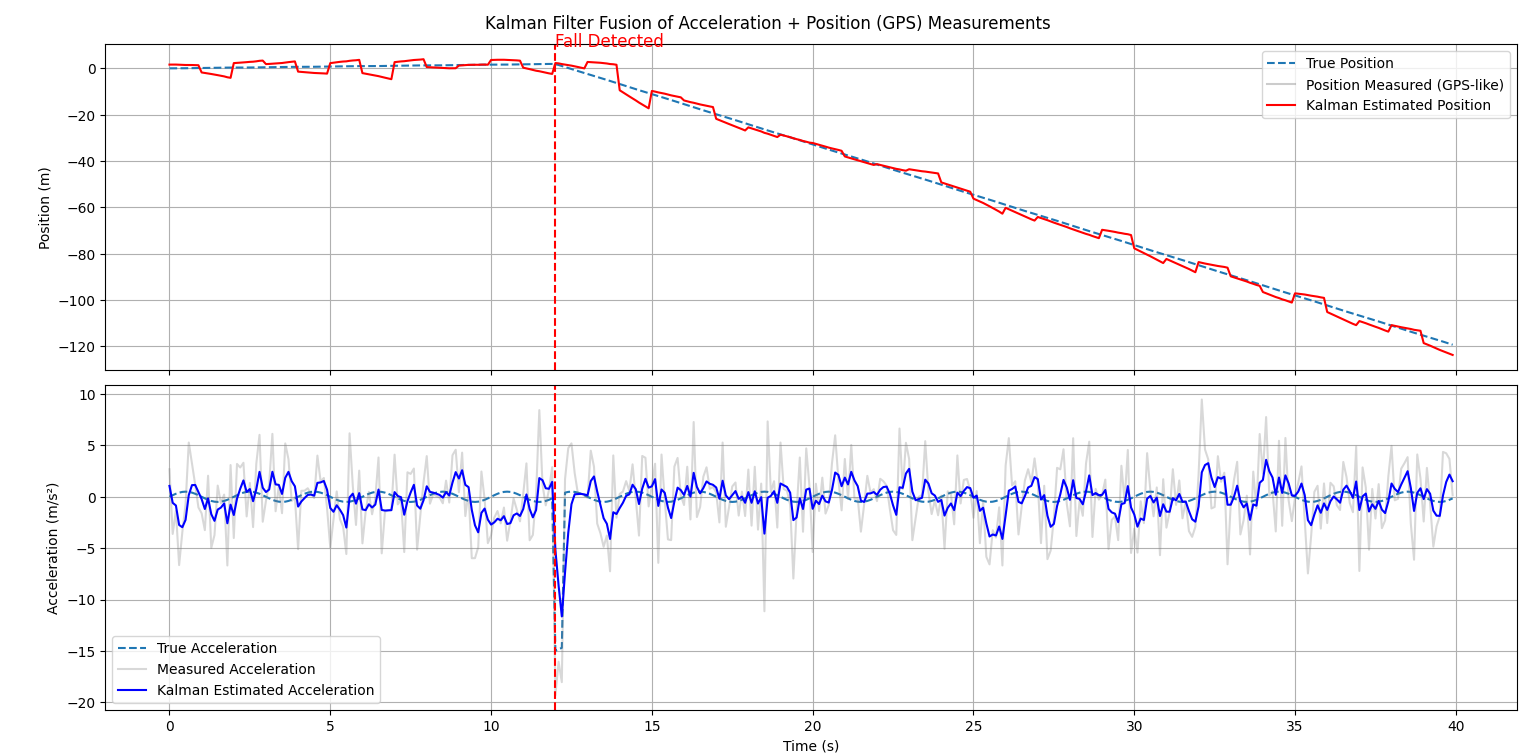

Source code (Python):
import numpy as np
import matplotlib.pyplot as plt

class KalmanFilterPVA:
    """
    Kalman Filter for estimating Position, Velocity, and Acceleration
    using acceleration (frequent) + position (occasional) measurements
    """
    def __init__(self, dt, process_var, meas_var_acc, meas_var_pos):
        self.dt = dt

        # State: [position, velocity, acceleration]
        self.A = np.array([
            [1, dt, 0.5 * dt ** 2],
            [0,  1,        dt],
            [0,  0,         1]
        ])

        self.R = np.eye(3) * process_var       # Process noise covariance
        self.Q_acc = meas_var_acc              # Acceleration measurement noise
        self.Q_pos = meas_var_pos              # Position measurement noise

        self.x = np.zeros((3, 1))              # Initial state
        self.P = np.eye(3)                     # Initial covariance
        self.I = np.eye(3)

    def predict(self):
        self.x = self.A @ self.x
        self.P = self.A @ self.P @ self.A.T + self.R

    def update_accel(self, z):
        C = np.array([[0, 0, 1]])              # Measure acceleration
        S = C @ self.P @ C.T + self.Q_acc
        K = self.P @ C.T @ np.linalg.inv(S)
        y = z - C @ self.x
        self.x = self.x + K @ y
        self.P = (self.I - K @ C) @ self.P

    def update_pos(self, z):
        C = np.array([[1, 0, 0]])              # Measure position
        S = C @ self.P @ C.T + self.Q_pos
        K = self.P @ C.T @ np.linalg.inv(S)
        y = z - C @ self.x
        self.x = self.x + K @ y
        self.P = (self.I - K @ C) @ self.P

    def get_state(self):
        return self.x.flatten()


def simulate_motion(t, fall_time=12, fall_magnitude=-15, noise_acc=3.0, noise_pos=2.0):
    # True motion
    acc_true = 0.5 * np.sin(2 * np.pi * 0.5 * t)
    fall_index = int(fall_time / (t[1] - t[0]))
    acc_true[fall_index:fall_index+3] += fall_magnitude

    vel_true = np.cumsum(acc_true) * (t[1] - t[0])
    pos_true = np.cumsum(vel_true) * (t[1] - t[0])

    acc_meas = acc_true + np.random.normal(0, noise_acc, size=len(t))

    # Simulated position measurements every 10 steps (like GPS at 1 Hz)
    pos_meas = np.full_like(t, np.nan)
    pos_noise = np.random.normal(0, noise_pos, size=len(t))
    for i in range(0, len(t), 10):
        pos_meas[i] = pos_true[i] + pos_noise[i]

    return pos_true, vel_true, acc_true, acc_meas, pos_meas


def main():
    dt = 0.1
    t = np.arange(0, 40, dt)

    # Simulate data
    pos_true, vel_true, acc_true, acc_meas, pos_meas = simulate_motion(
        t, noise_acc=3.0, noise_pos=2.0
    )

    # Kalman filter config
    process_var = 0.3
    meas_var_acc = 2.0     # std dev^2 = 3^2
    meas_var_pos = 0.5     # std dev^2 = 2^2

    kf = KalmanFilterPVA(dt, process_var, meas_var_acc, meas_var_pos)

    pos_kf, vel_kf, acc_kf = [], [], []

    for i in range(len(t)):
        kf.predict()
        kf.update_accel(np.array([[acc_meas[i]]]))
        if not np.isnan(pos_meas[i]):
            kf.update_pos(np.array([[pos_meas[i]]]))

        x = kf.get_state()
        pos_kf.append(x[0])
        vel_kf.append(x[1])
        acc_kf.append(x[2])
    
    # Detect fall event based on estimated acceleration from Kalman Filter
    fall_threshold = -5
    acc_kf_arr = np.array(acc_kf)
    fall_indices = np.where(acc_kf_arr < fall_threshold)[0]

    fall_time = t[fall_indices[0]] if len(fall_indices) > 0 else None

    # Plotting
    fig, axs = plt.subplots(2, 1, figsize=(12, 10), sharex=True)

    axs[0].plot(t, pos_true, label="True Position", linestyle="--")
    axs[0].plot(t, pos_meas, label="Position Measured (GPS-like)", color="gray", alpha=0.4)
    axs[0].plot(t, pos_kf, label="Kalman Estimated Position", color="r")
    axs[0].set_ylabel("Position (m)")
    axs[0].legend()
    axs[0].grid()

    #axs[1].plot(t, vel_true, label="True Velocity", linestyle="--")
    #axs[1].plot(t, vel_kf, label="Kalman Estimated Velocity", color="g")
    #axs[1].set_ylabel("Velocity (m/s)")
    #axs[1].legend()
    #axs[1].grid()

    axs[1].plot(t, acc_true, label="True Acceleration", linestyle="--")
    axs[1].plot(t, acc_meas, label="Measured Acceleration", alpha=0.3, color="gray")
    axs[1].plot(t, acc_kf, label="Kalman Estimated Acceleration", color="b")
    axs[1].set_ylabel("Acceleration (m/s²)")
    axs[1].set_xlabel("Time (s)")
    axs[1].legend()
    axs[1].grid()
    
    if fall_time is not None:
        for ax in axs:
            ax.axvline(fall_time, color='r', linestyle='--', label='Fall Detected')
        axs[0].text(fall_time, axs[0].get_ylim()[1]*0.9, 'Fall Detected', color='r', fontsize=12)

    plt.suptitle("Kalman Filter Fusion of Acceleration + Position (GPS) Measurements")
    plt.tight_layout()
    plt.show()


if __name__ == "__main__":
    main()
